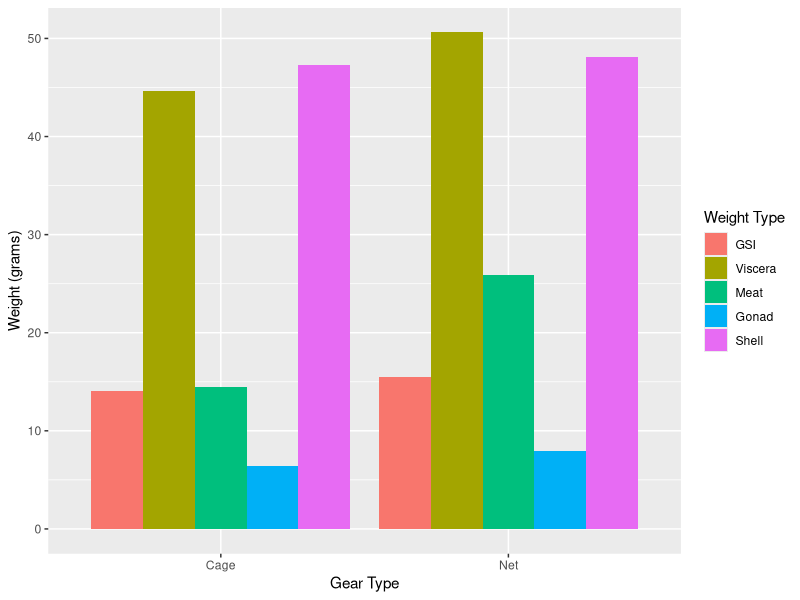
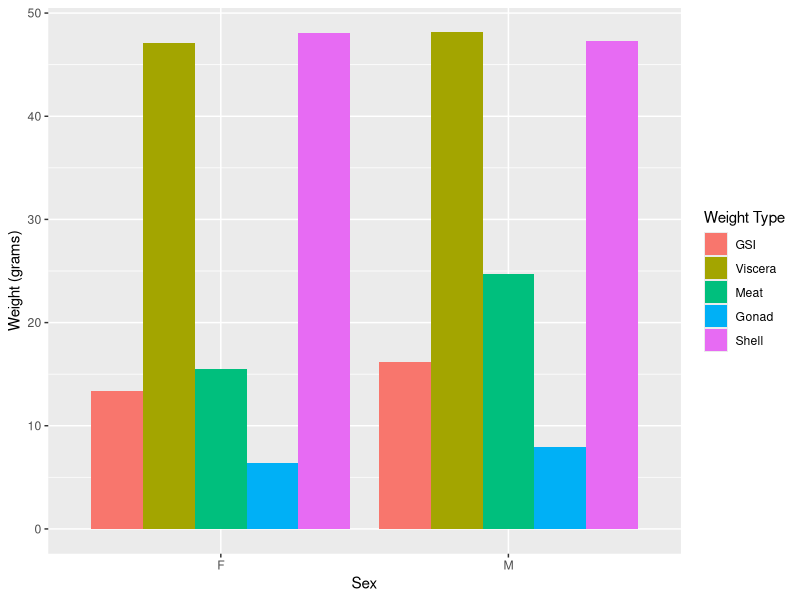
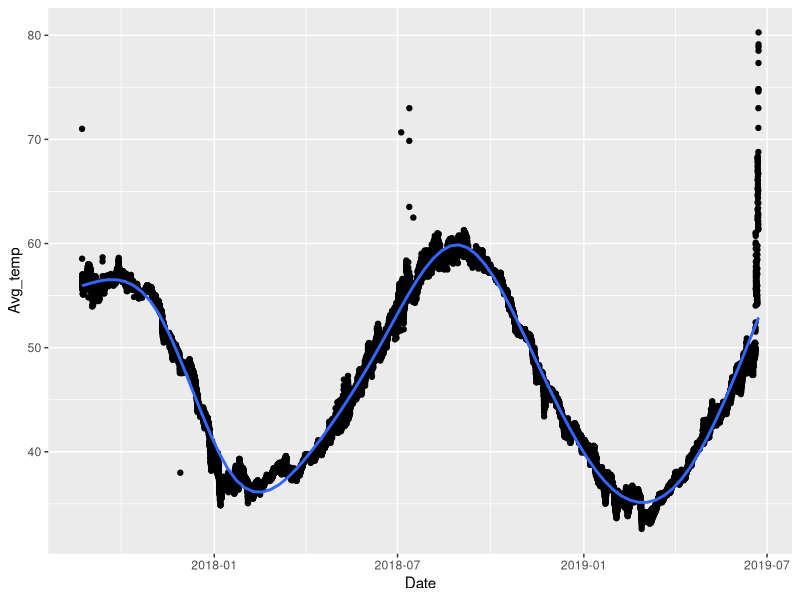
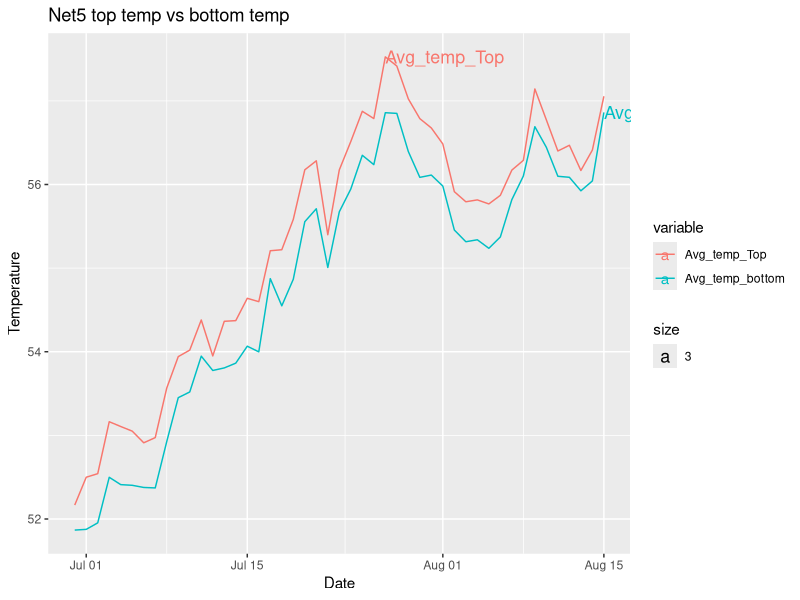
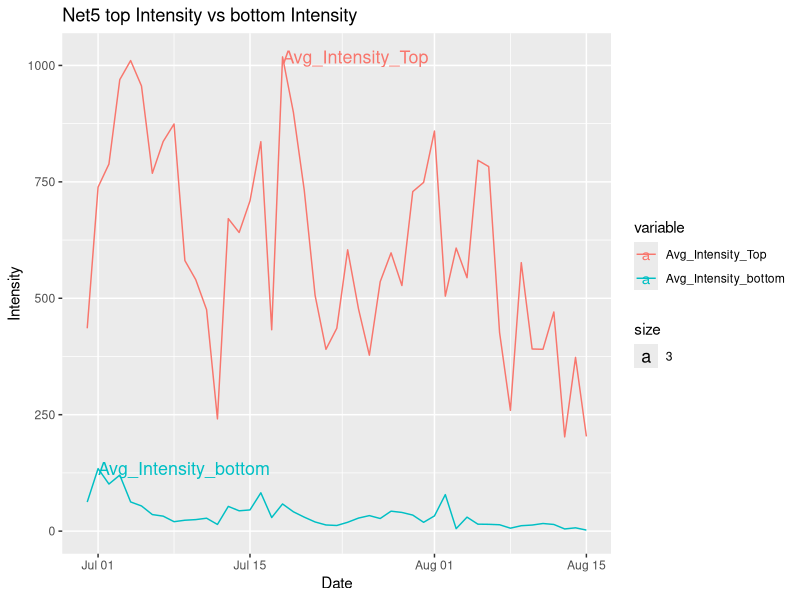
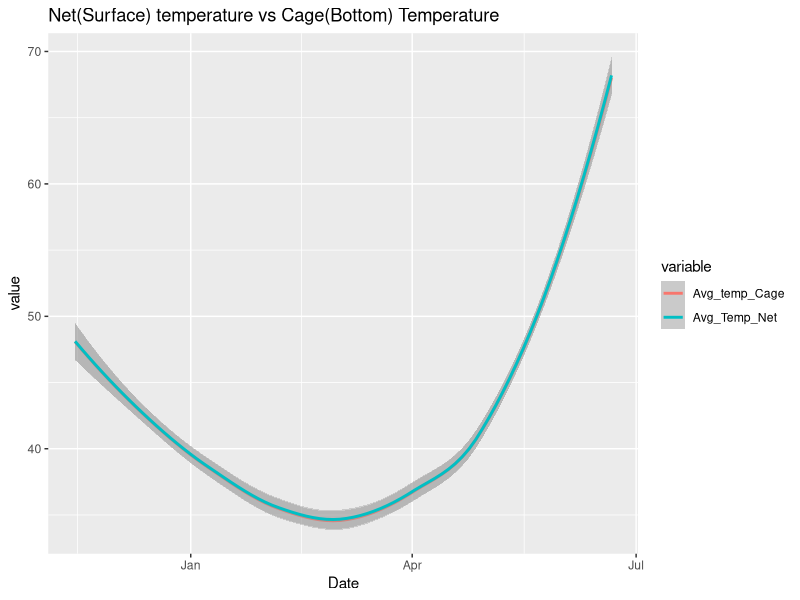
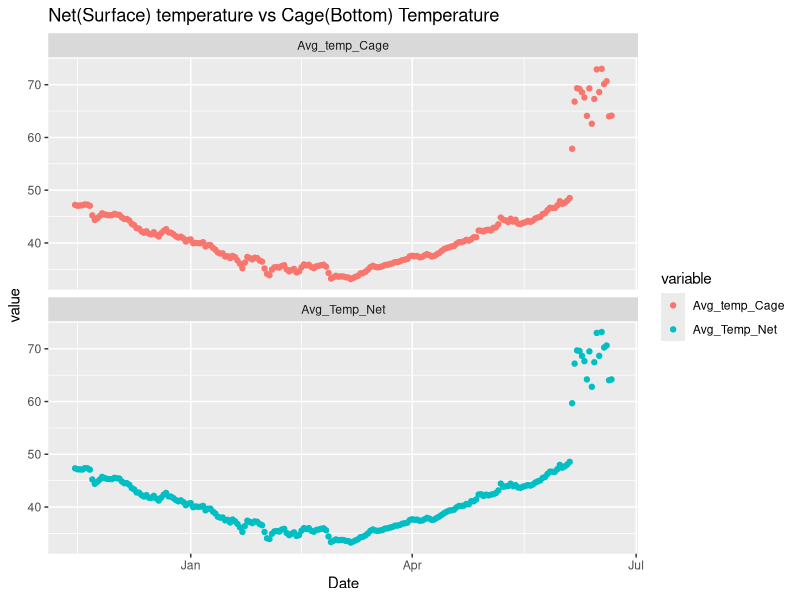
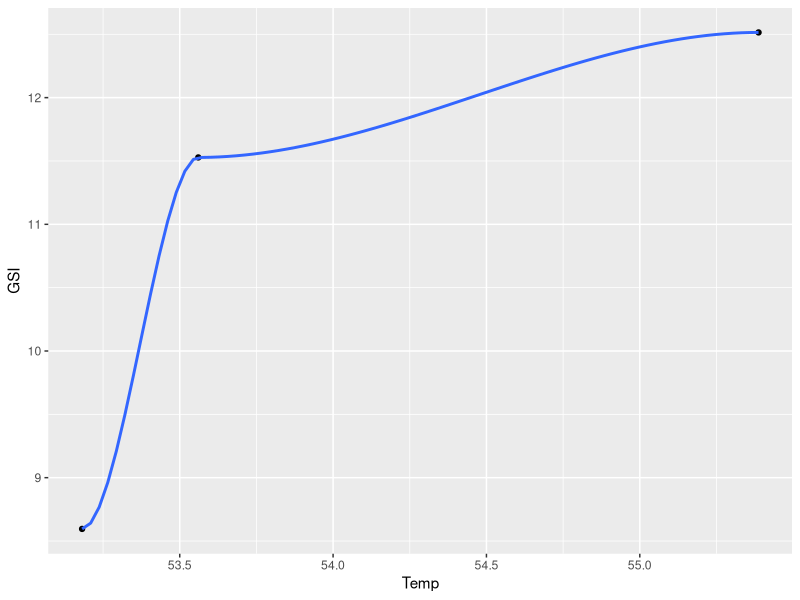

Write the R code that produced these figures, in order.
## ---- chunk 1
library(tidyverse)
library(reshape2)
library(ggplot2)
library(dplyr)
## ---- chunk 2
GSI_Data_Sheet_cleaned <- read_csv("GSI_Data_Sheet_cleaned.csv")
## ---- chunk 3
Copy_of_Cage_6_2018_2019_cleaned <- read_csv("Copy_of_Cage_6_2018_2019_cleaned.csv", col_types = cols(Date.Time = col_datetime(format = "%Y-%m-%d %H:%M:%S")))
## ---- chunk 4
Copy_of_Net_2_2018_2019_cleaned <- read_csv("Copy_of_Net_2_2018_2019_cleaned.csv",
col_types = cols(`Date.Time` = col_datetime(format = "%Y-%m-%d %H:%M:%S")))
## ---- chunk 5
Copy_of_Cage_5_GSI_2019_cleaned <- read_csv("Copy_of_Cage_5_GSI_2019_cleaned.csv", col_types = cols(`Date.Time.GMT.-0400` = col_datetime(format = "%Y-%m-%d %H:%M:%S")))
## ---- chunk 6
gear_GSI <- GSI_Data_Sheet_cleaned %>% group_by(Gear.Type) %>% summarise(GSI = mean(GSI), Viscera = mean(Total.Viscera.Weight.), Meat = mean(Meat.Weight.), Gonad = mean(Gonad.Weight.), Shell = mean(Shell.Weight., na.rm = TRUE))
## ---- chunk 7
gear_GSI_long <- melt(gear_GSI, id = "Gear.Type")
## ---- chunk 8
gear_plot <- ggplot(gear_GSI_long, aes(Gear.Type, value)) + geom_bar(aes(fill = variable), position = "dodge", stat = "identity")
## ---- chunk 9
gear_plot + labs(x= "Gear Type", y = "Weight (grams)", fill = "Weight Type")
## ---- chunk 10
sex_GSI <- GSI_Data_Sheet_cleaned %>% group_by(Sex) %>% summarise(GSI = mean(GSI), Viscera = mean(Total.Viscera.Weight.), Meat = mean(Meat.Weight.), Gonad = mean(Gonad.Weight.), Shell = mean(Shell.Weight., na.rm = TRUE))
## ---- chunk 11
sex_GSI_long <- melt(sex_GSI, id = "Sex")
## ---- chunk 12
sex_plot <- ggplot(sex_GSI_long, aes(Sex, value)) + geom_bar(aes(fill = variable), position = "dodge", stat = "identity")
## ---- chunk 13
sex_plot + labs(y = "Weight (grams)", fill = "Weight Type")
## ---- chunk 14
cagetemp <- read_csv("Copy_of_Cage_5_2017_2019_cleaned.csv", col_types = cols(Date.Time = col_datetime(format = "%Y-%m-%d %H:%M:%S")))
## ---- chunk 15
tempavg <- setNames(aggregate(cagetemp$`Temp...#20178444`, by=list(cagetemp$Date.Time), mean), c("Date", "Avg_temp"))
## ---- chunk 16
ggplot(data = tempavg,mapping=aes(x=Date,y=Avg_temp)) + geom_point() + geom_smooth()
## ---- chunk 17
Copy_of_Net_5_Top_GSI_Top_cleaned <- read_csv("Copy_of_Net_5_Top_GSI_Top_cleaned.csv", col_types = cols(`Date.Time.GMT.-0400` = col_datetime(format = "%Y-%m-%d %H:%M:%S")))
## ---- chunk 18
Copy_of_Net_5_Top_GSI_Top_cleaned$`Date.Time.GMT.-0400` <- as.Date(Copy_of_Net_5_Top_GSI_Top_cleaned$`Date.Time.GMT.-0400`)
Net5TopAverage <- setNames(aggregate(Copy_of_Net_5_Top_GSI_Top_cleaned$`Temp.°F`, by=list(Copy_of_Net_5_Top_GSI_Top_cleaned$`Date.Time.GMT.-0400`), mean), c("Date", "Avg_temp_top"))
## ---- chunk 19
str(Net5TopAverage)
## ---- chunk 20
summary(Net5TopAverage)
## ---- chunk 21
Copy_of_Net_5_Bottom_GSI_2019_cleaned <- read_csv("Copy_of_Net_5_Bottom_GSI_2019_cleaned.csv", col_types = cols(`Date.Time.GMT.-0400` = col_datetime(format = "%Y-%m-%d %H:%M:%S")))
## ---- chunk 22
Copy_of_Net_5_Bottom_GSI_2019_cleaned$`Date.Time.GMT.-0400` <- as.Date(Copy_of_Net_5_Bottom_GSI_2019_cleaned$`Date.Time.GMT.-0400`)

Net5BottomAverage <- setNames(aggregate(Copy_of_Net_5_Bottom_GSI_2019_cleaned$`Temp.°F`, by=list(Copy_of_Net_5_Bottom_GSI_2019_cleaned$`Date.Time.GMT.-0400`), mean), c("Date", "Avg_Temp_bottom"))
## ---- chunk 23
str(Net5BottomAverage)
## ---- chunk 24
summary(Net5BottomAverage)
## ---- chunk 25
Net5TopVsBottom = setNames(merge(Net5TopAverage,Net5BottomAverage, by="Date"), c("Date", "Avg_temp_Top", "Avg_temp_bottom"))
## ---- chunk 26
str(Net5TopVsBottom)
## ---- chunk 27
summary(Net5TopVsBottom)
## ---- chunk 28
Net5TopVsBottom_long <- melt(Net5TopVsBottom, id = "Date")
## ---- chunk 29
ggplot(data = Net5TopVsBottom_long, mapping = aes(x= Date, y= value, color = variable))+
geom_line()+
geom_text(data = Net5TopVsBottom_long %>% group_by(variable) %>% filter(value== max(value)), aes(label= variable, x= Date,y= value,size = 3, hjust = 0))+
labs(x= "Date",y="Temperature")+
ggtitle("Net5 top temp vs bottom temp")
## ---- chunk 30
Net5TopAverageInt <- setNames(aggregate(Copy_of_Net_5_Top_GSI_Top_cleaned$`Intensity..lum/ft²`, by=list(Copy_of_Net_5_Top_GSI_Top_cleaned$`Date.Time.GMT.-0400`), mean), c("Date", "Avg_int_top"))
## ---- chunk 31
str(Net5TopAverageInt)
## ---- chunk 32
summary(Net5TopAverageInt)
## ---- chunk 33
Net5BottomAverageInt <- setNames(aggregate(Copy_of_Net_5_Bottom_GSI_2019_cleaned$`Intensity..lum/ft²`, by=list(Copy_of_Net_5_Bottom_GSI_2019_cleaned$`Date.Time.GMT.-0400`), mean), c("Date", "Avg_Temp_bottom"))
## ---- chunk 34
str(Net5BottomAverageInt)
## ---- chunk 35
summary(Net5BottomAverageInt)
## ---- chunk 36
Net5TopVsBottomInt = setNames(merge(Net5TopAverageInt,Net5BottomAverageInt, by="Date"), c("Date", "Avg_Intensity_Top", "Avg_Intensity_bottom"))
## ---- chunk 37
str(Net5TopVsBottomInt)
## ---- chunk 38
summary(Net5TopVsBottomInt)
## ---- chunk 39
Net5TopVsBottomInt_long <- melt(Net5TopVsBottomInt, id = "Date")
## ---- chunk 40
ggplot(data = Net5TopVsBottomInt_long, mapping = aes(x= Date, y= value, color = variable))+
geom_line()+
geom_text(data = Net5TopVsBottomInt_long %>% group_by(variable) %>% filter(value== max(value)), aes(label= variable, x= Date,y= value,size = 3, hjust = 0))+
labs(x= "Date",y="Intensity")+
ggtitle("Net5 top Intensity vs bottom Intensity")
## ---- chunk 41
Copy_of_Cage_6_2018_2019_cleaned$Date.Time <- as.Date(Copy_of_Cage_6_2018_2019_cleaned$Date.Time)

Cage6Average <- setNames(aggregate(Copy_of_Cage_6_2018_2019_cleaned$`Temp...#20030572`, by=list(Copy_of_Cage_6_2018_2019_cleaned$Date.Time), mean), c("Date", "Avg_temp_Cage"))
## ---- chunk 42
Cage6Average <- na.exclude(Cage6Average)
## ---- chunk 43
summary(Cage6Average)
## ---- chunk 44
Copy_of_Net_2_2018_2019_cleaned$`Date.Time` <- as.Date(Copy_of_Net_2_2018_2019_cleaned$`Date.Time`)

Net2Average <- setNames(aggregate(Copy_of_Net_2_2018_2019_cleaned$`Temp...#10558683`, by=list(Copy_of_Net_2_2018_2019_cleaned$`Date.Time`), mean), c("Date", "Avg_Temp_Net"))
## ---- chunk 45
Net2Average <- na.exclude(Net2Average)
## ---- chunk 46
summary(Net2Average)
## ---- chunk 47
Net2VsCage6 = merge(Cage6Average,Net2Average)
## ---- chunk 48
str(Net2VsCage6)
## ---- chunk 49
summary(Net2VsCage6)
## ---- chunk 50
Net2VsCage6_long <- melt(Net2VsCage6, id = "Date")
## ---- chunk 51
ggplot(data = Net2VsCage6_long, mapping = aes(x= Date, y= value, color = variable))+ geom_smooth()+ ggtitle("Net(Surface) temperature vs Cage(Bottom) Temperature")
## ---- chunk 52
ggplot(data = Net2VsCage6_long, mapping = aes(x= Date, y= value, color = variable))+ geom_point() + facet_wrap(~ variable, nrow=2)+ ggtitle("Net(Surface) temperature vs Cage(Bottom) Temperature")
## ---- chunk 53
Copy_of_Cage_5_GSI_2019_cleaned$`Date.Time.GMT.-0400` <- as.Date(Copy_of_Cage_5_GSI_2019_cleaned$`Date.Time.GMT.-0400`)

Cage5Average <- setNames(aggregate(Copy_of_Cage_5_GSI_2019_cleaned$`Temp.°F`, by=list(Copy_of_Cage_5_GSI_2019_cleaned$`Date.Time.GMT.-0400`), mean), c("Date", "Avg_temp"))
## ---- chunk 54
str(Cage5Average)
## ---- chunk 55
summary(Cage5Average)
## ---- chunk 56
GSI_Data_sheet_cage <- subset(GSI_Data_Sheet_cleaned, Gear.Type == "Cage")
## ---- chunk 57
GSI_Temp_Cage <- merge(GSI_Data_sheet_cage, Cage5Average, by.x="Date", by.y = "Date", sort = TRUE)
## ---- chunk 58
temp_GSI <- GSI_Temp_Cage %>% group_by(Date) %>% summarise(GSI = mean(GSI), Temp = mean(Avg_temp), Gear.Type = "Cage", na.rm = TRUE)
## ---- chunk 59
ggplot(data = temp_GSI, mapping = aes(x=Temp, y=GSI)) + geom_point() + geom_smooth()
